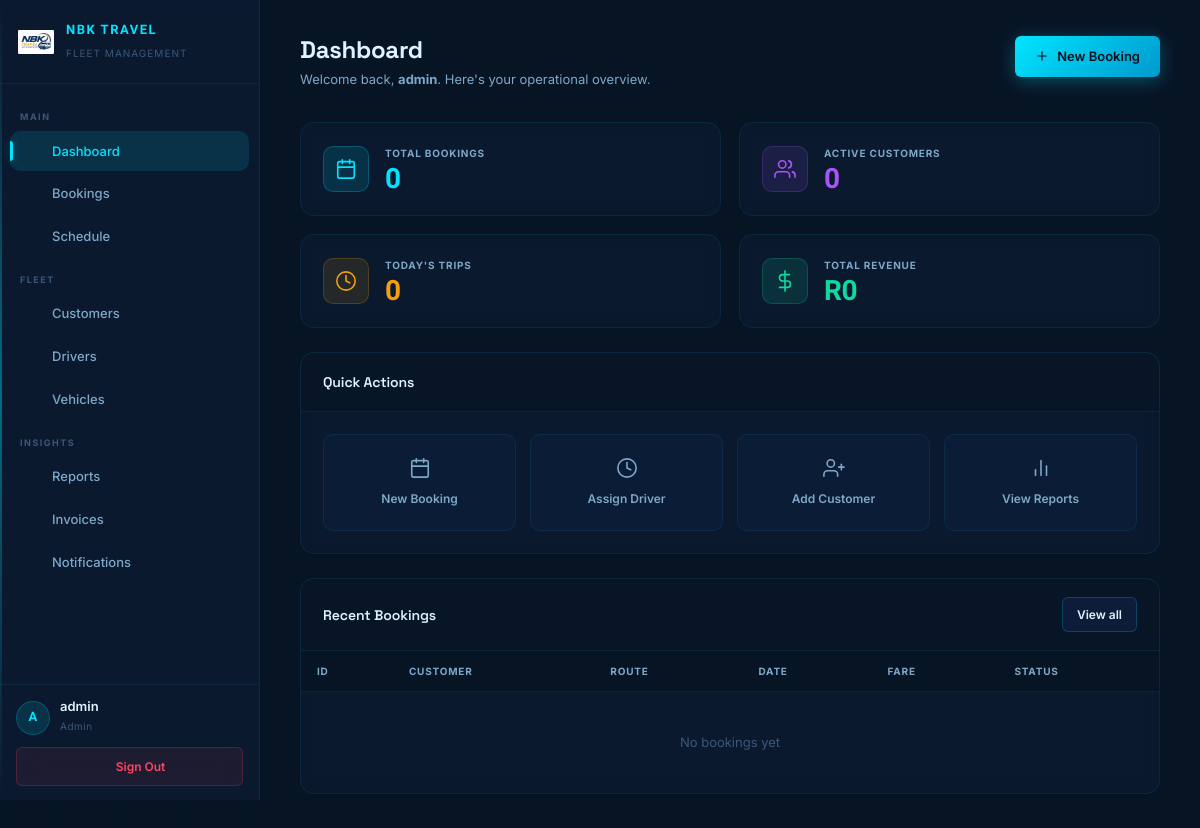
/dashboard.php, run on an earlier commit of the app's database.
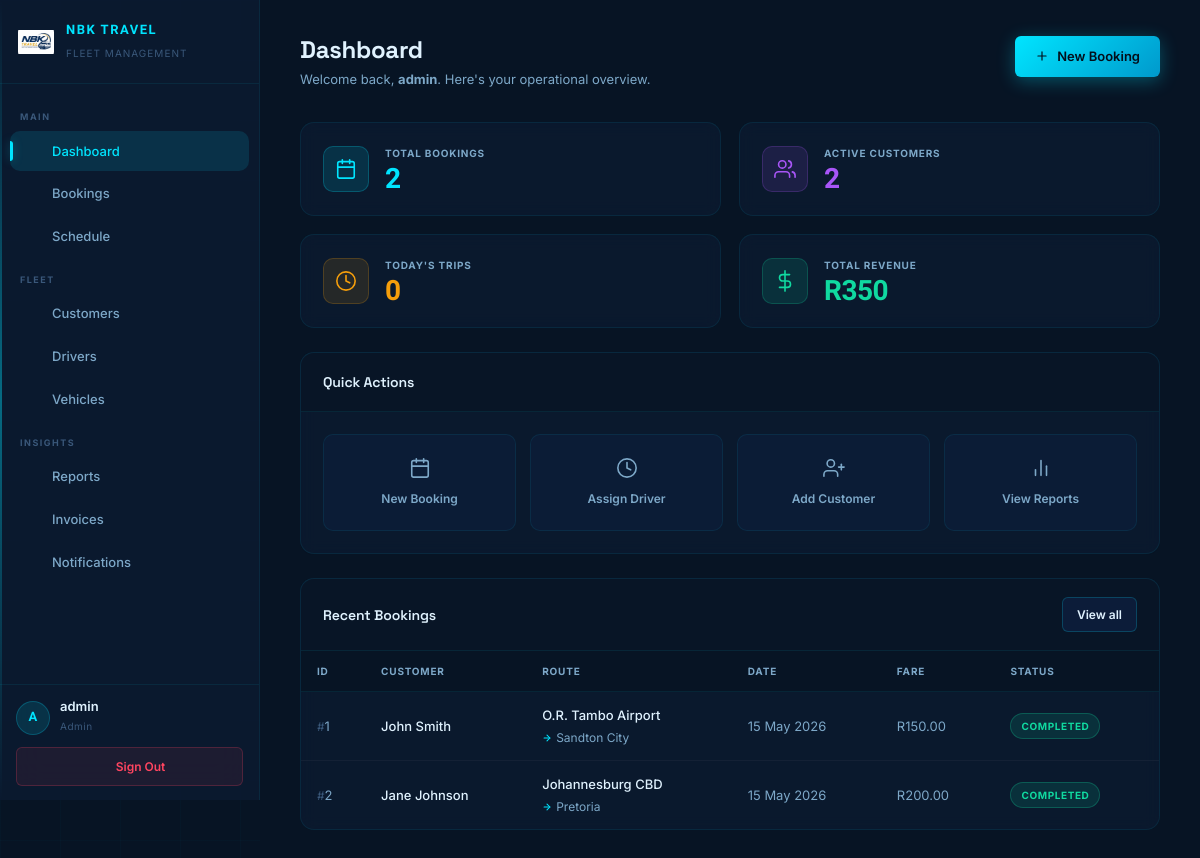
And on a later commit of the database.
### tables this page shows
CREATE TABLE IF NOT EXISTS bookings (
    bookingId INT PRIMARY KEY AUTO_INCREMENT,
    customerId INT NOT NULL,
    driverId INT NULL,
    vehicleId INT NULL,
    pickupLocation VARCHAR(100) NOT NULL,
    dropoffLocation VARCHAR(100) NOT NULL,
    bookingDate DATETIME NOT NULL,
    passengers INT NOT NULL,
    fareAmount DECIMAL(8,2) NOT NULL,
    status ENUM('pending','confirmed','completed','cancelled') DEFAULT 'pending',
    cancellationReason VARCHAR(255) NULL,
    createdAt DATETIME DEFAULT CURRENT_TIMESTAMP,
    FOREIGN KEY (customerId) REFERENCES customers(customerId) ON DELETE RESTRICT,
    FOREIGN KEY (driverId) REFERENCES drivers(driverId) ON DELETE SET NULL,
    FOREIGN KEY (vehicleId) REFERENCES vehicles(vehicleId) ON DELETE SET NULL
);

CREATE TABLE IF NOT EXISTS customers (
    customerId INT PRIMARY KEY AUTO_INCREMENT,
    fullName VARCHAR(100) NOT NULL,
    phoneNumber VARCHAR(20) NOT NULL UNIQUE,
    emailAddress VARCHAR(100),
    preferences VARCHAR(255),
    createdAt DATETIME DEFAULT CURRENT_TIMESTAMP
);

### dashboard.php (the view, shortened to what the changed rows need)
<?php
require_once 'includes/db.php';
$totalBookings  = $conn->query("SELECT COUNT(*) as c FROM bookings")->fetch_assoc()['c'];
$totalCustomers = $conn->query("SELECT COUNT(*) as c FROM customers")->fetch_assoc()['c'];
$totalRevenue   = $conn->query("SELECT COALESCE(SUM(fareAmount),0) as t FROM bookings WHERE status='completed'")->fetch_assoc()['t'];
$recentStmt = $conn->prepare("SELECT b.bookingId, c.fullName, b.pickupLocation, b.dropoffLocation, b.bookingDate, b.status, b.fareAmount FROM bookings b JOIN customers c ON b.customerId = c.customerId ORDER BY b.createdAt DESC LIMIT 10");
$recentStmt->execute();
$recentBookings = $recentStmt->get_result()->fetch_all(MYSQLI_ASSOC);
require_once 'includes/header.php';
?>
<div class="page-header">
    <div class="ph-text">
        <h1>Dashboard</h1>
    </div>
</div>
<div class="metrics-grid">
    <div class="metric-card default">
        <div><div class="metric-label">Total Bookings</div><div class="metric-value"><?= number_format($totalBookings) ?></div></div>
    </div>
    <div class="metric-card info">
        <div><div class="metric-label">Active Customers</div><div class="metric-value"><?= number_format($totalCustomers) ?></div></div>
    </div>
    <div class="metric-card success">
        <div><div class="metric-label">Total Revenue</div><div class="metric-value">R<?= number_format((float)$totalRevenue, 0) ?></div></div>
    </div>
</div>
<div class="card">
    <div class="card-header">
        <h2>Quick Actions</h2>
    </div>
</div>
<div class="card">
    <div class="card-header">
        <h2>Recent Bookings</h2>
    </div>
    <div class="card-body" style="padding:0;">
        <div class="table-wrap">
            <table>
                <thead><tr><th>ID</th><th>Customer</th><th>Route</th><th>Date</th><th>Fare</th><th>Status</th></tr></thead>
                <tbody>
                    <?php foreach ($recentBookings as $b): ?>
                    <tr>
                        <td><span style="color:var(--smoke);font-size:12px;">#</span><?= $b['bookingId'] ?></td>
                        <td><strong><?= htmlspecialchars($b['fullName']) ?></strong></td>
                        <td>
                            <div class="route-from"><?= htmlspecialchars($b['pickupLocation']) ?></div>
                            <div class="route-to"><svg viewBox="0 0 24 24"><line x1="5" y1="12" x2="19" y2="12"/><polyline points="12 5 19 12 12 19"/></svg><?= htmlspecialchars($b['dropoffLocation']) ?></div>
                        </td>
                        <td><?= date('d M Y', strtotime($b['bookingDate'])) ?></td>
                        <td>R<?= number_format($b['fareAmount'], 2) ?></td>
                        <td><span class="badge badge-<?= $b['status'] ?>"><?= ucfirst($b['status']) ?></span></td>
                    </tr>
                    <?php endforeach; ?>
                    <?php if (empty($recentBookings)): ?>
                    <tr><td colspan="6" style="text-align:center;padding:40px;color:var(--smoke);">No bookings yet</td></tr>
                    <?php endif; ?>
                </tbody>
            </table>
        </div>
    </div>
</div>
<?php require_once 'includes/footer.php'; ?>

What changed in the data, as far as the page shows it:
added bookings: bookingId "1", customerId.fullName "John Smith", pickupLocation "O.R. Tambo Airport", dropoffLocation "Sandton City", bookingDate "15 May 2026", fareAmount "150.00", status "COMPLETED"
added bookings: bookingId "2", customerId.fullName "Jane Johnson", pickupLocation "Johannesburg CBD", dropoffLocation "Pretoria", bookingDate "15 May 2026", fareAmount "200.00", status "COMPLETED"
Also different on the page:
$totalBookings: "0" → "2"
$totalCustomers: "0" → "2"
$totalRevenue: "0" → "350"
text no longer shown: "No bookings yet"
